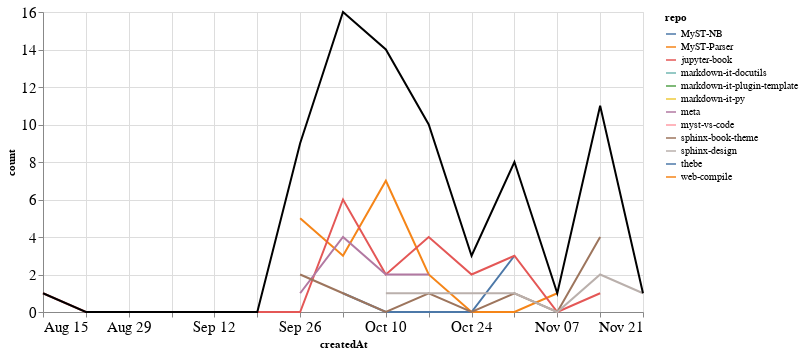

Write notebook code for a chart like this one.
### Markdown cell above
### Comments

### Code cell
comments_time = comments.groupby('repo').resample('W', on='createdAt').count()['author'].reset_index()
comments_time = comments_time.rename(columns={'author': 'count'})
comments_time_total = comments_time.groupby('createdAt').agg({"count": "sum"}).reset_index()
ch1 = alt.Chart(comments_time, width=600).mark_line().encode(
    x='createdAt',
    y='count',
    color='repo',
    tooltip="repo"
)

ch2 = alt.Chart(comments_time_total, width=600).mark_line(color="black").encode(
    x='createdAt',
    y='count',
)

ch1 + ch2

### Figure 1 — Vega-Lite specification as saved in the notebook (floating-point values rounded to 4 significant figures)
{"config": {"axisLeft": {"labelFontSize": 15}, "axisBottom": {"labelFontSize": 15}}, "layer": [{"data": {"name": "data-f9eafaf30bec0d7fbf4f1f4067058669"}, "mark": "line", "encoding": {"color": {"type": "nominal", "field": "repo"}, "tooltip": {"type": "nominal", "field": "repo"}, "x": {"type": "temporal", "field": "createdAt"}, "y": {"type": "quantitative", "field": "count"}}, "width": 600}, {"data": {"name": "data-0d70714690ea5ebf7b230a57785b97ec"}, "mark": {"type": "line", "color": "black"}, "encoding": {"x": {"type": "temporal", "field": "createdAt"}, "y": {"type": "quantitative", "field": "count"}}, "width": 600}], "$schema": "https://vega.github.io/schema/vega-lite/v4.8.1.json", "datasets": {"data-f9eafaf30bec0d7fbf4f1f4067058669": [{"repo": "MyST-NB", "createdAt": "2021-10-03T00:00:00", "count": 1}, {"repo": "MyST-NB", "createdAt": "2021-10-10T00:00:00", "count": 0}, {"repo": "MyST-NB", "createdAt": "2021-10-17T00:00:00", "count": 0}, {"repo": "MyST-NB", "createdAt": "2021-10-24T00:00:00", "count": 0}, {"repo": "MyST-NB", "createdAt": "2021-10-31T00:00:00", "count": 3}, {"repo": "MyST-Parser", "createdAt": "2021-09-26T00:00:00", "count": 5}, {"repo": "MyST-Parser", "createdAt": "2021-10-03T00:00:00", "count": 3}, {"repo": "MyST-Parser", "createdAt": "2021-10-10T00:00:00", "count": 7}, {"repo": "MyST-Parser", "createdAt": "2021-10-17T00:00:00", "count": 2}, {"repo": "MyST-Parser", "createdAt": "2021-10-24T00:00:00", "count": 0}, {"repo": "MyST-Parser", "createdAt": "2021-10-31T00:00:00", "count": 0}, {"repo": "MyST-Parser", "createdAt": "2021-11-07T00:00:00", "count": 1}, {"repo": "jupyter-book", "createdAt": "2021-08-15T00:00:00", "count": 1}, {"repo": "jupyter-book", "createdAt": "2021-08-22T00:00:00", "count": 0}, {"repo": "jupyter-book", "createdAt": "2021-08-29T00:00:00", "count": 0}, {"repo": "jupyter-book", "createdAt": "2021-09-05T00:00:00", "count": 0}, {"repo": "jupyter-book", "createdAt": "2021-09-12T00:00:00", "count": 0}, {"repo": "jupyter-book", "createdAt": "2021-09-19T00:00:00", "count": 0}, {"repo": "jupyter-book", "createdAt": "2021-09-26T00:00:00", "count": 0}, {"repo": "jupyter-book", "createdAt": "2021-10-03T00:00:00", "count": 6}, {"repo": "jupyter-book", "createdAt": "2021-10-10T00:00:00", "count": 2}, {"repo": "jupyter-book", "createdAt": "2021-10-17T00:00:00", "count": 4}, {"repo": "jupyter-book", "createdAt": "2021-10-24T00:00:00", "count": 2}, {"repo": "jupyter-book", "createdAt": "2021-10-31T00:00:00", "count": 3}, {"repo": "jupyter-book", "createdAt": "2021-11-07T00:00:00", "count": 0}, {"repo": "jupyter-book", "createdAt": "2021-11-14T00:00:00", "count": 1}, {"repo": "markdown-it-docutils", "createdAt": "2021-11-14T00:00:00", "count": 2}, {"repo": "markdown-it-plugin-template", "createdAt": "2021-11-14T00:00:00", "count": 1}, {"repo": "markdown-it-py", "createdAt": "2021-10-03T00:00:00", "count": 1}, {"repo": "meta", "createdAt": "2021-09-26T00:00:00", "count": 1}, {"repo": "meta", "createdAt": "2021-10-03T00:00:00", "count": 4}, {"repo": "meta", "createdAt": "2021-10-10T00:00:00", "count": 2}, {"repo": "meta", "createdAt": "2021-10-17T00:00:00", "count": 2}, {"repo": "myst-vs-code", "createdAt": "2021-11-14T00:00:00", "count": 1}, {"repo": "sphinx-book-theme", "createdAt": "2021-09-26T00:00:00", "count": 2}, {"repo": "sphinx-book-theme", "createdAt": "2021-10-03T00:00:00", "count": 1}, {"repo": "sphinx-book-theme", "createdAt": "2021-10-10T00:00:00", "count": 0}, {"repo": "sphinx-book-theme", "createdAt": "2021-10-17T00:00:00", "count": 1}, {"repo": "sphinx-book-theme", "createdAt": "2021-10-24T00:00:00", "count": 0}, {"repo": "sphinx-book-theme", "createdAt": "2021-10-31T00:00:00", "count": 1}, {"repo": "sphinx-book-theme", "createdAt": "2021-11-07T00:00:00", "count": 0}, {"repo": "sphinx-book-theme", "createdAt": "2021-11-14T00:00:00", "count": 4}, {"repo": "sphinx-design", "createdAt": "2021-10-10T00:00:00", "count": 1}, {"repo": "sphinx-design", "createdAt": "2021-10-17T00:00:00", "count": 1}, {"repo": "sphinx-design", "createdAt": "2021-10-24T00:00:00", "count": 1}, {"repo": "sphinx-design", "createdAt": "2021-10-31T00:00:00", "count": 1}, {"repo": "sphinx-design", "createdAt": "2021-11-07T00:00:00", "count": 0}, {"repo": "sphinx-design", "createdAt": "2021-11-14T00:00:00", "count": 2}, {"repo": "sphinx-design", "createdAt": "2021-11-21T00:00:00", "count": 1}, {"repo": "thebe", "createdAt": "2021-10-10T00:00:00", "count": 2}, {"repo": "web-compile", "createdAt": "2021-09-26T00:00:00", "count": 1}], "data-0d70714690ea5ebf7b230a57785b97ec": [{"createdAt": "2021-08-15T00:00:00", "count": 1}, {"createdAt": "2021-08-22T00:00:00", "count": 0}, {"createdAt": "2021-08-29T00:00:00", "count": 0}, {"createdAt": "2021-09-05T00:00:00", "count": 0}, {"createdAt": "2021-09-12T00:00:00", "count": 0}, {"createdAt": "2021-09-19T00:00:00", "count": 0}, {"createdAt": "2021-09-26T00:00:00", "count": 9}, {"createdAt": "2021-10-03T00:00:00", "count": 16}, {"createdAt": "2021-10-10T00:00:00", "count": 14}, {"createdAt": "2021-10-17T00:00:00", "count": 10}, {"createdAt": "2021-10-24T00:00:00", "count": 3}, {"createdAt": "2021-10-31T00:00:00", "count": 8}, {"createdAt": "2021-11-07T00:00:00", "count": 1}, {"createdAt": "2021-11-14T00:00:00", "count": 11}, {"createdAt": "2021-11-21T00:00:00", "count": 1}]}}
